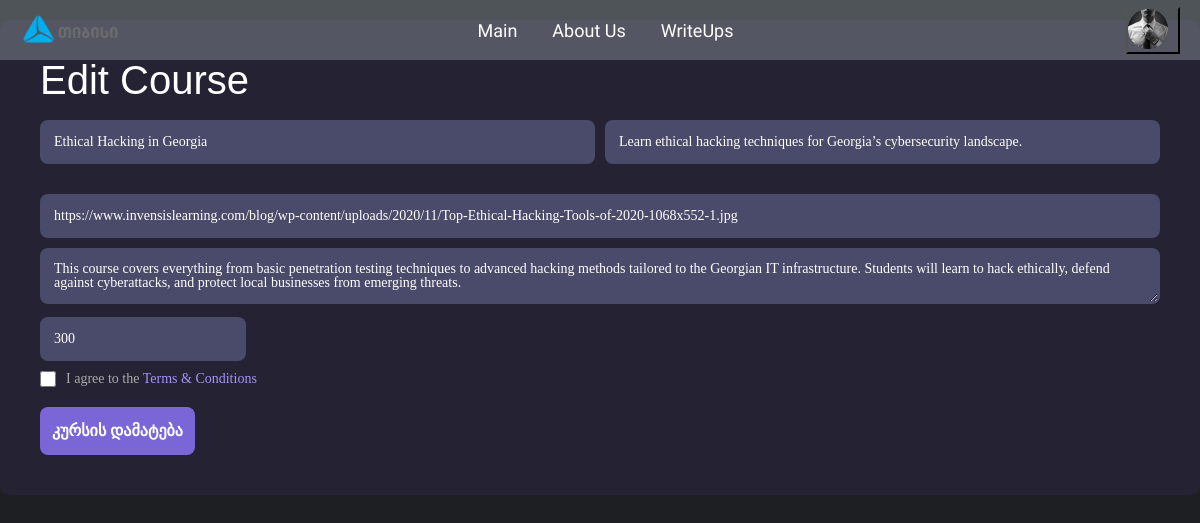
Screenshot of /edit_course/1 (signed in) with the database file from the repository.
### models.py (models this page shows, shortened)
class BaseModel():
    def save(self):
        db.session.add(self)
        db.session.commit()

class Course(db.Model, BaseModel):
    __tablename__ = "courses"
    id = db.Column(db.Integer(), primary_key=True)
    title = db.Column(db.String())
    description = db.Column(db.String())
    details = db.Column(db.String())
    price = db.Column(db.Integer())
    img = db.Column(db.String(), nullable=True)
    imgurl=db.Column(db.String(), nullable=False)

### routes.py (the view, shortened to what this page needs)
@app.route("/edit_course/<int:course_id>", methods=["GET", "POST"])
@admin_required
def edit_course(course_id):
    course = Course.query.get(course_id)
    course_form = CourseForm(
        title=course.title,
        description=course.description,
        details=course.details,
        price=course.price,
        imgurl=course.imgurl
    )
    return render_template("edit_course.html", course_form=course_form)

### forms.py
class CourseForm(FlaskForm):
    title = StringField("სათაური", validators=[DataRequired()])
    description = StringField("მოკლე აღწერა", validators=[DataRequired(), length(min=5, max=94)])
    details = TextAreaField("პროდუქტის დეტალური აღწერა", validators=[DataRequired()])
    price = IntegerField("ფასი", validators=[DataRequired()])
    imgurl = StringField("სურათის URL", validators=[DataRequired()])
    submit = SubmitField("კურსის დამატება")

### models.py (called while the page is built)
@login_manager.user_loader
def load_user(user_id):
    return User.query.get(user_id)

### routes.py (called while the page is built)
def admin_required(f):
    @wraps(f)
    def decorated_function(*args, **kwargs):
        if not current_user.is_authenticated:
            return render_template("401.html"), 401
        if getattr(current_user, "role", None) != "Admin":
            return render_template("403.html"), 403
        return f(*args, **kwargs)
    return decorated_function

### templates/edit_course.html (shortened to what this page needs)
{% extends "base.html" %} {% block title %}Edit Course{% endblock title %} {%
block body %}
<div class="right-panel" style="margin-top: 20px">
  <h2>Edit Course</h2>
  <form method="post" class="form" id="course-add">
    <div class="form-group">
      {{ course_form.title(class="input",
      placeholder=course_form.title.label.text, required="required") }} {{
      course_form.description(class="input",
      placeholder=course_form.description.label.text, required="required") }}
    </div>
    {{ course_form.imgurl(class="input full",
    placeholder=course_form.imgurl.label.text, readonly=False) }} {{
    course_form.details(class="input full",
    placeholder=course_form.details.label.text, readonly=False) }}
    {{course_form.price(class="input", placeholder=course_form.price.label.text,
    required="required")}}
    <div class="checkbox-group">
      <input type="checkbox" id="terms" required />
      <label for="terms">
        I agree to the <a href="#">Terms & Conditions</a>
      </label>
    </div>
    {{ course_form.submit(class="btn submit-btn") }}
  </form>
</div>
{% endblock body %}

### static/css/global.css (style rules this page uses)
html, body, div, span, applet, object, iframe, h1, h2, h3, h4, h5, h6, p, blockquote, pre, a, abbr, acronym, address, big, cite, code, del, dfn, em, img, ins, kbd, q, s, samp, small, strike, strong, sub, sup, tt, var, b, u, i, center, dl, dt, dd, ol, ul, li, fieldset, form, label, legend, table, caption, tbody, tfoot, thead, tr, th, td, article, aside, canvas, details, embed, figure, figcaption, footer, header, hgroup, menu, nav, output, ruby, section, summary, time, mark, audio, video { margin: 0; padding: 0; border: 0; font-size: 100%; font: inherit; vertical-align: baseline; }
body { line-height: 1; }
:root { --primary-color: #5623d8; --primary-color-rgb: 86, 35, 216; --secondary-color: #6a79fa; --secondary-color-rgb: 106, 121, 250; --tertiary-color: #8f15e6; --tertiary-color-rgb: #8f15e6; }
body { background-color: #1e1f22; height: 100vh; margin: 0; }
a { text-decoration: none; }
* { --title-font: "Oxanium", Helvetica, Arial, sans-serif; --body-font: "Manrope", Helvetica, Arial, sans-serif; --border-default: solid 1px rgba(30, 30, 30, 1); --bg-color-even: #e8e8e8; --bg-color-odd: #f4f4f4; --bg-dark-1: #1e1f22; --bg-dark-2: #252629; --body-font-color: #757575; --dark-body-font-color: #adb7be; --swiper-theme-color: var(--secondary-color); }
.right-panel { flex: 1; background: #252333; display: flex; flex-direction: column; justify-content: center; padding: 40px; border-radius: 10px; }
.right-panel h2 { font-size: 40px; font-weight: 500; margin-bottom: 10px; }
.form { width: 100%; }
.form-group { display: flex; gap: 10px; margin-bottom: 20px; }
.input { background: #4a4a6a; border: none; border-radius: 8px; padding: 12px; color: #fff; font-size: 14px; flex: 1; margin-top: 10px; outline: none; border: 2px solid transparent; transition: border-color 0.2s; }
.full { width: 100%; }
.input::placeholder { color: #aaa; }
.checkbox-group { display: flex; align-items: center; gap: 10px; margin-bottom: 20px; margin-top: 10px; }
.checkbox-group input { width: 16px; height: 16px; }
.checkbox-group label { font-size: 14px; color: #aaa; }
.checkbox-group a { color: #a394f5; text-decoration: none; }
.submit-btn { background: #7a66d6; color: #fff; border: none; padding: 12px; border-radius: 8px; font-size: 16px; font-weight: bold; cursor: pointer; transition: background 0.2s; }
h2 { color: white; font-size: 20px; font-family: sans-serif; font-weight: 600; margin: 0; display: flex; align-items: center; }

### rows the page displays
Course: title "Ethical Hacking in Georgia", description "Learn ethical hacking techniques for Georgia’s cybersecurity landscape.", imgurl "https://www.invensislearning.com/blog/wp-content/uploads/2020/11/Top-Ethical-Hacking-Tools-of-2020-1068x552-1.jpg", details "This course covers everything from basic penetration testing techniques to advanced hacking methods tailored to the Georgian IT infrastructure. Students will learn to hack ethically, defend against cyberattacks, and protect local businesses from emerging threats.", price "300"
